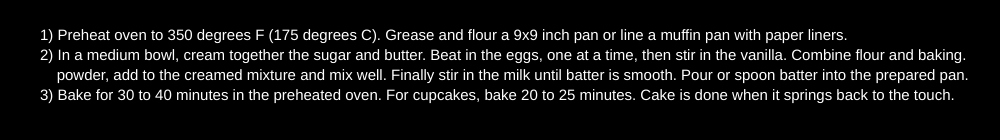
Frame 1 (no input)
Frame 60 (no input): identical to frame 1, image omitted
Frame 120 (the mouse pressed at the canvas centre since frame 60): identical to frame 1, image omitted

The p5.js sketch that drew this single still picture (run headless with seeded random() and noise() and a simulated clock; from frame 60 on, the mouse is pressed at the canvas centre):

// p5.js sketch
// ── sketch.js
function setup() {
  createCanvas(1000,140);
}

function draw() {
  background(0);
  textSize (15);
    fill(255);
  text("1) Preheat oven to 350 degrees F (175 degrees C). Grease and flour a 9x9 inch pan or line a muffin pan with paper liners.",40,40);
  text("2) In a medium bowl, cream together the sugar and butter. Beat in the eggs, one at a time, then stir in the vanilla. Combine flour and baking.",40,60);
  text("    powder, add to the creamed mixture and mix well. Finally stir in the milk until batter is smooth. Pour or spoon batter into the prepared pan.",40,80)
  text("3) Bake for 30 to 40 minutes in the preheated oven. For cupcakes, bake 20 to 25 minutes. Cake is done when it springs back to the touch.", 40,100);
}
